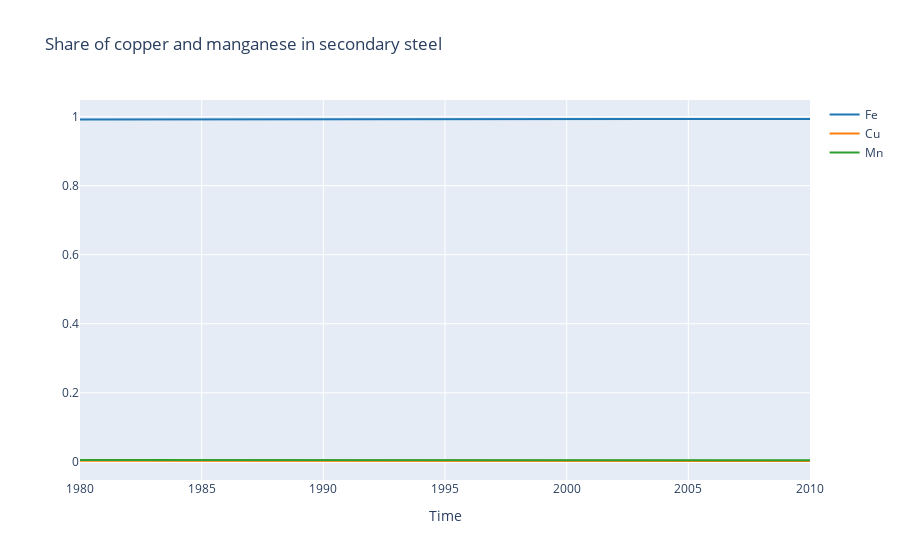

The notebook cell this image was saved under:
### Code cell
remelted_shares = NamedDimArray(dims=remelted.dims)
remelted_shares[...] = remelted / remelted.sum_nda_over(('e',))

plotter = PlotlyArrayPlotter(
    array=remelted_shares,
    intra_line_dim='Time',
    linecolor_dim='Material',
    title="Share of copper and manganese in secondary steel")
fig = plotter.plot(do_show=True)
